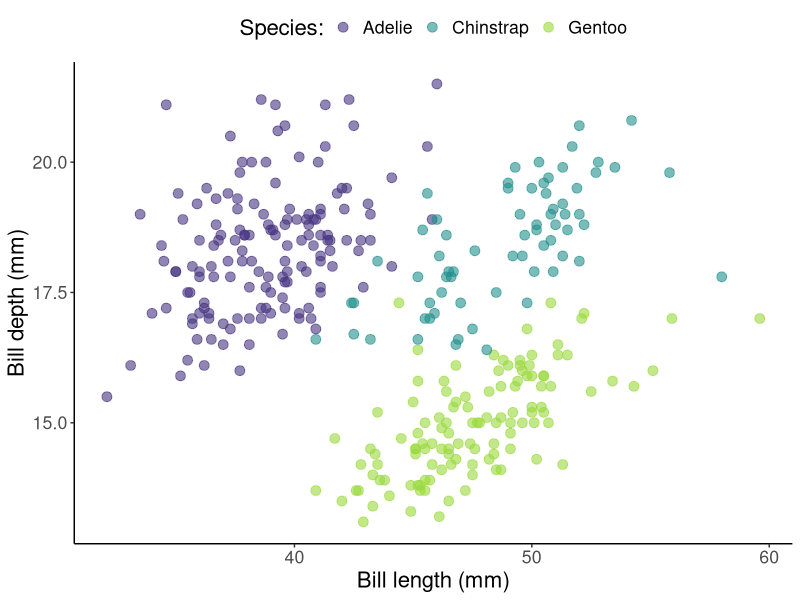

This chart was generated by the following R code:
library(tidyverse)
library(palmerpenguins)

pgs <- penguins %>% drop_na()

theme_set(theme_classic())
pgs %>% 
  ggplot(aes(x = bill_length_mm, bill_depth_mm, color = species)) +
  geom_point(size = 3, alpha = 0.6) +
  labs(x = "Bill length (mm)",
       y = "Bill depth (mm)",
       color = "Species:") +
  scale_color_viridis_d(begin = 0.15, end = 0.85) +
  theme(legend.position = "top",
        text = element_text(size=16))